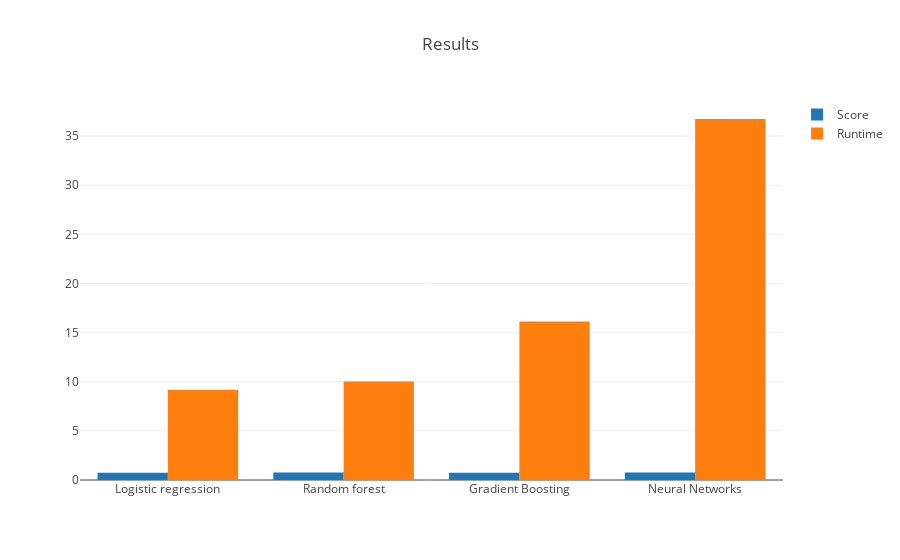

Write notebook code for a chart like this one.
### Code cell
# (Heavily consider separating the two later)

trace1 = go.Bar(
    x = results.Model,
    y = results.Score,
    name = 'Score'
)

trace2 = go.Bar(
    x = results.Model,
    y = results.Runtime,
    name = 'Runtime'
)

data = [trace1, trace2]
layout = go.Layout(
    title = 'Results',
    barmode = 'group'
)

fig = go.Figure(data=data, layout=layout)
py.offline.iplot(fig, filename='stacked-bar')

### Figure 1 — Plotly figure (JSON) as saved in the notebook; plotly's stock layout.template omitted (floating-point values rounded to 4 significant figures)
{"data": [{"name": "Score", "type": "bar", "uid": "b65e93b9-da8a-4886-a048-7dd6f44ad782", "x": ["Logistic regression", "Random forest", "Gradient Boosting", "Neural Networks"], "y": [0.7323, 0.7624, 0.7343, 0.7567]}, {"name": "Runtime", "type": "bar", "uid": "4c29f8cf-cd0e-4457-a106-f8b915e5615d", "x": ["Logistic regression", "Random forest", "Gradient Boosting", "Neural Networks"], "y": [9.188, 10.02, 16.14, 36.74]}], "layout": {"barmode": "group", "title": "Results"}}
